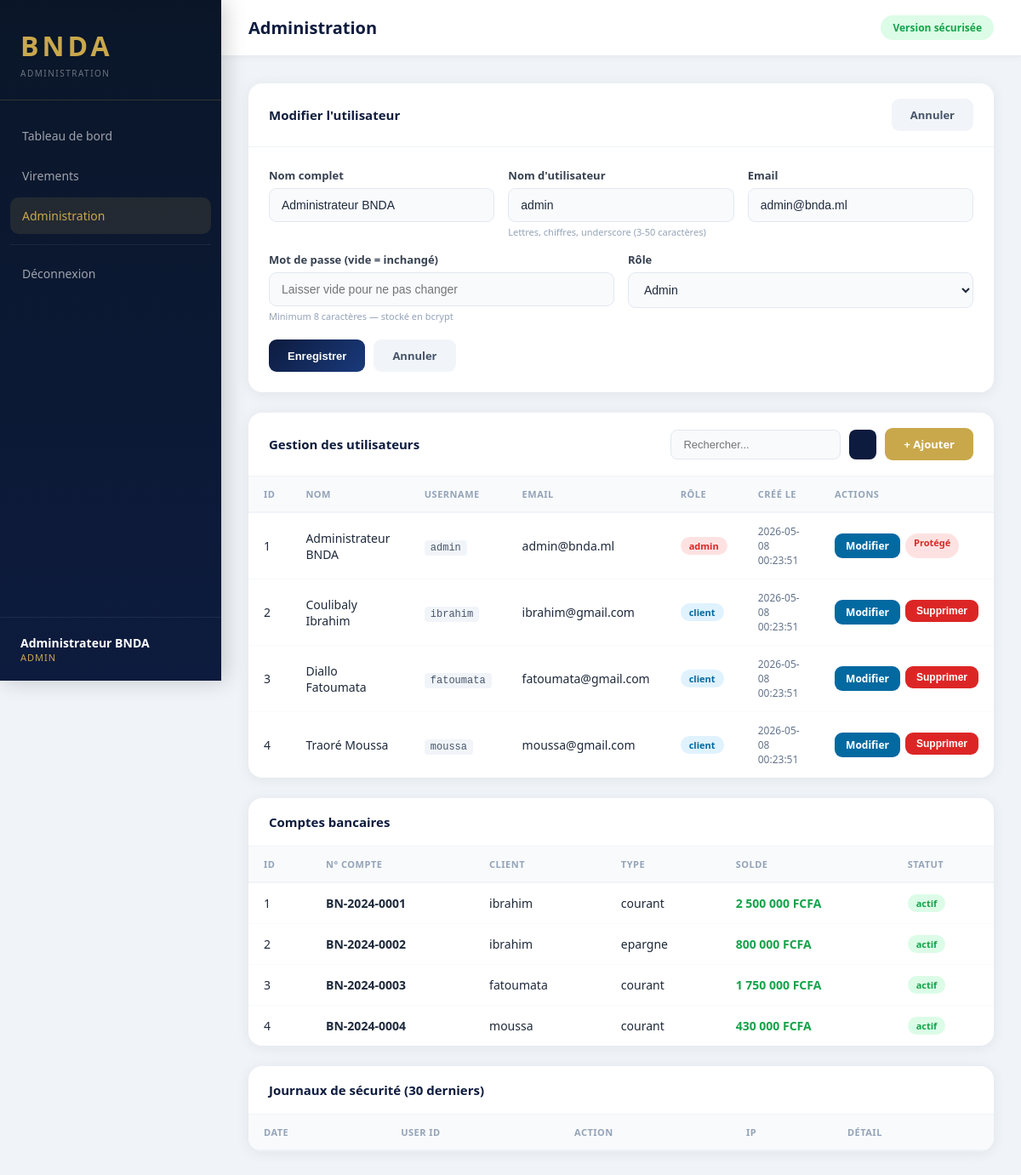
Screenshot of /admin.php?action=edit&id=1 (signed in) with the database file from the repository.
### tables this page shows
CREATE TABLE users (
    id INT AUTO_INCREMENT PRIMARY KEY,
    nom VARCHAR(100) NOT NULL,
    username VARCHAR(50) UNIQUE NOT NULL,
    email VARCHAR(150) UNIQUE NOT NULL,
    password_hash VARCHAR(255) NOT NULL,        
    role ENUM('admin','client') DEFAULT 'client',
    tentatives TINYINT DEFAULT 0,               
    verrou_fin DATETIME DEFAULT NULL,
    created_at DATETIME DEFAULT CURRENT_TIMESTAMP
);

CREATE TABLE comptes (
    id INT AUTO_INCREMENT PRIMARY KEY,
    user_id INT NOT NULL,
    numero VARCHAR(20) UNIQUE NOT NULL,
    type ENUM('courant','epargne') DEFAULT 'courant',
    solde DECIMAL(15,2) DEFAULT 0.00,
    statut ENUM('actif','bloque') DEFAULT 'actif',
    FOREIGN KEY (user_id) REFERENCES users(id) ON DELETE CASCADE
);

### db.php (called while the page is built, shortened)
<?php
function e(string $s): string {
    return htmlspecialchars($s, ENT_QUOTES | ENT_HTML5, 'UTF-8');
}
?>

### admin.php (the view, shortened to what this page needs)
<?php
require_once 'auth.php';
$action = $_GET['action'] ?? '';
$edit_user = null;
if ($action === 'edit' && isset($_GET['id'])) {
    $stmt = $pdo->prepare("SELECT id,nom,username,email,role FROM users WHERE id=?");
    $stmt->execute([(int)$_GET['id']]);
    $edit_user = $stmt->fetch();
}
$q    = trim($_GET['q'] ?? '');
$like = '%' . $q . '%';
$stmt = $pdo->prepare("SELECT id,nom,username,email,role,created_at FROM users WHERE nom LIKE ? OR username LIKE ? ORDER BY id");
$stmt->execute([$like, $like]);
$users = $stmt->fetchAll();
$r2 = $pdo->prepare("SELECT c.*,u.username FROM comptes c JOIN users u ON c.user_id=u.id ORDER BY c.id");
$r2->execute();
$comptes = $r2->fetchAll();
?>
<!DOCTYPE html>
<html lang="fr">
<head>
</head>
<body> <aside class="sidebar"> <div class="sidebar-head"> <div class="logo">BNDA</div> <div class="sub">ADMINISTRATION</div> </div> <nav class="nav"> <a href="home.php">Tableau de bord</a> <a href="virement.php">Virements</a> <a href="admin.php" class="active">Administration</a> <hr class="nav-divider"> <a href="logout.php">Déconnexion</a> </nav> <div class="sidebar-foot"> <div class="user-info"> <div class="name"><?= e($_SESSION['nom']) ?></div> <div class="role"><?= e($_SESSION['role']) ?></div> </div> </div>
</aside> <main class="main"> <div class="topbar"> <h2> Administration</h2> <div class="secure-badge"> Version sécurisée</div> </div> <div class="content"> <?php if ($action === 'create' || ($action === 'edit' && $edit_user)): ?> <div class="card"> <div class="card-head"> <h3><?= $action === 'edit' ? ' Modifier l\'utilisateur' : ' Nouvel utilisateur' ?></h3> <a href="admin.php" class="btn btn-cancel"> Annuler</a> </div> <div class="card-body"> <form method="POST"> <div class="grid3"> <div class="form-group"> <label>Nom complet</label> <input type="text" name="nom"
                     value="<?= e($edit_user['nom'] ?? '') ?>"
                     placeholder="Nom et prénom" required minlength="3" maxlength="100"> </div> <div class="form-group"> <label>Nom d'utilisateur</label> <input type="text" name="username"
                     value="<?= e($edit_user['username'] ?? '') ?>"
                     placeholder="username" required
                     pattern="[a-zA-Z0-9_]{3,50}" title="Lettres, chiffres et _ uniquement"> <span class="hint">Lettres, chiffres, underscore (3-50 caractères)</span> </div> <div class="form-group"> <label>Email</label> <input type="email" name="email"
                     value="<?= e($edit_user['email'] ?? '') ?>"
                     placeholder="email@exemple.com" required maxlength="150"> </div> </div> <div class="grid2" style="margin-top:16px"> <div class="form-group"> <label>Mot de passe<?= $action === 'edit' ? ' (vide = inchangé)' : '' ?></label>  <input type="password" name="password"
                     placeholder="<?= $action === 'edit' ? 'Laisser vide pour ne pas changer' : 'Minimum 8 caractères' ?>"
                     <?= $action === 'create' ? 'required minlength="8"' : 'minlength="8"' ?> maxlength="128"> <span class="hint">Minimum 8 caractères — stocké en bcrypt</span> </div> <div class="form-group"> <label>Rôle</label> <select name="role"> <option value="client" <?= (($edit_user['role'] ?? 'client') === 'client') ? 'selected' : '' ?>>Client</option> <option value="admin"  <?= (($edit_user['role'] ?? '') === 'admin')  ? 'selected' : '' ?>>Admin</option> </select> </div> </div> <div class="form-actions"> <button type="submit" class="btn btn-primary"> <?= $action === 'edit' ? ' Enregistrer' : ' Créer l\'utilisateur' ?> </button> <a href="admin.php" class="btn btn-cancel">Annuler</a> </div> </form> </div> </div> <?php endif; ?>  <div class="card"> <div class="card-head"> <h3> Gestion des utilisateurs</h3> <div style="display:flex;gap:10px;align-items:center;flex-wrap:wrap"> <form method="GET" class="search-row">  <input type="text" name="q" placeholder="Rechercher..." value="<?= e($q) ?>" maxlength="50"> <button type="submit"></button> </form> <a href="admin.php?action=create" class="btn btn-gold">+ Ajouter</a> </div> </div> <table> <thead> <tr> <th>ID</th><th>Nom</th><th>Username</th><th>Email</th>  <th>Rôle</th><th>Créé le</th><th>Actions</th> </tr> </thead> <tbody> <?php foreach ($users as $u): ?> <tr> <td><?= (int)$u['id'] ?></td> <td><?= e($u['nom']) ?></td> <td><code><?= e($u['username']) ?></code></td> <td><?= e($u['email']) ?></td> <td><span class="badge badge-<?= e($u['role']) ?>"><?= e($u['role']) ?></span></td> <td style="color:#64748b;font-size:12px"><?= e($u['created_at']) ?></td> <td> <div class="td-actions"> <a href="admin.php?action=edit&id=<?= (int)$u['id'] ?>" class="btn btn-edit"> Modifier</a> <?php if ($u['role'] !== 'admin'): ?>  <form method="POST" onsubmit="return confirm('Supprimer cet utilisateur ?')"> <input type="hidden" name="csrf_token" value="<?= csrf() ?>"> <input type="hidden" name="action"  value="delete"> <input type="hidden" name="user_id" value="<?= (int)$u['id'] ?>"> <button type="submit" class="btn btn-danger"> Supprimer</button> </form> <?php else: ?> <span class="badge badge-admin">Protégé</span> <?php endif; ?> </div> </td> </tr> <?php endforeach; ?> </tbody> </table> </div>  <div class="card"> <div class="card-head"><h3> Comptes bancaires</h3></div> <table> <thead> <tr><th>ID</th><th>N° Compte</th><th>Client</th><th>Type</th><th>Solde</th><th>Statut</th></tr> </thead> <tbody> <?php foreach ($comptes as $c): ?> <tr> <td><?= (int)$c['id'] ?></td> <td><strong><?= e($c['numero']) ?></strong></td> <td><?= e($c['username']) ?></td> <td><?= e($c['type']) ?></td> <td class="amount"><?= number_format($c['solde'],0,',',' ') ?> FCFA</td> <td><span class="badge badge-actif"><?= e($c['statut']) ?></span></td> </tr> <?php endforeach; ?> </tbody> </table> </div>  <div class="card"> <div class="card-head"><h3> Journaux de sécurité (30 derniers)</h3></div> <div class="scroll-table"> <table> <thead> <tr><th>Date</th><th>User ID</th><th>Action</th><th>IP</th><th>Détail</th></tr> </thead> </table> </div> </div> </div>
</main>
</body>
</html>

### rows the page displays
users: nom "Administrateur BNDA", username "admin", email "admin@bnda.ml", role "Admin", id "1", role "admin", created_at "2026-05-08 00:23:51", shows "Protégé"
users: id "2", nom "Coulibaly Ibrahim", username "ibrahim", email "ibrahim@gmail.com", role "client", created_at "2026-05-08 00:23:51"
users: id "3", nom "Diallo Fatoumata", username "fatoumata", email "fatoumata@gmail.com", role "client", created_at "2026-05-08 00:23:51"
users: id "4", nom "Traoré Moussa", username "moussa", email "moussa@gmail.com", role "client", created_at "2026-05-08 00:23:51"
comptes: id "1", numero "BN-2024-0001", user.username "ibrahim", type "courant", solde "2 500 000", statut "actif"
comptes: id "2", numero "BN-2024-0002", user.username "ibrahim", type "epargne", solde "800 000", statut "actif"
comptes: id "3", numero "BN-2024-0003", user.username "fatoumata", type "courant", solde "1 750 000", statut "actif"
comptes: id "4", numero "BN-2024-0004", user.username "moussa", type "courant", solde "430 000", statut "actif"

### other values shown
$_SESSION['nom'] "Administrateur BNDA"
$_SESSION['role'] "ADMIN"
